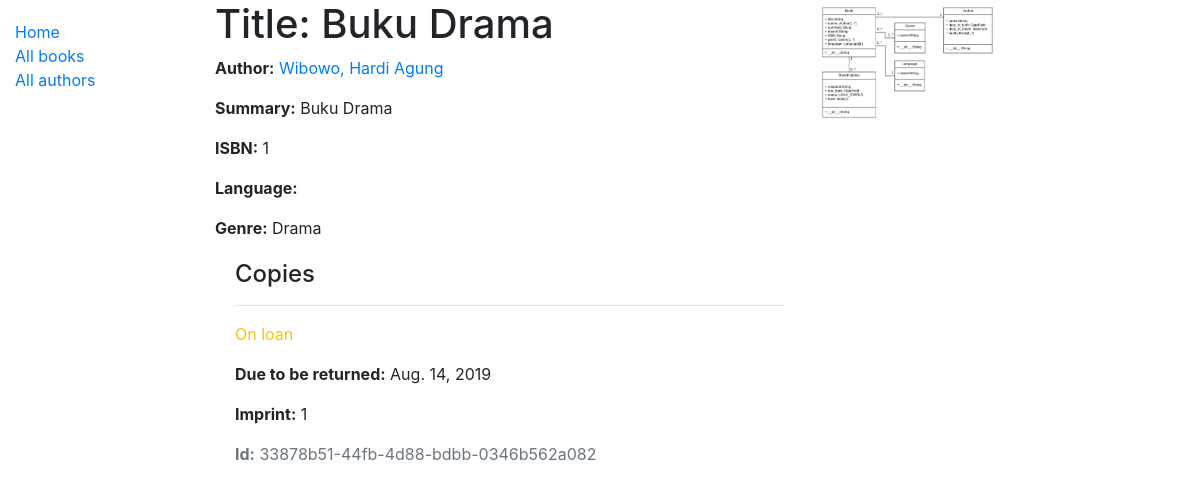
The app's page /katalog/book/1 with its own data.
### katalog/models.py (models this page shows, shortened)
class Book(models.Model):
	title = models.CharField(max_length=200)
	author = models.ForeignKey('Author', on_delete=models.SET_NULL, null=True)
	summary = models.TextField(max_length=1000, help_text='Enter a brief description of the book')
	isbn = models.CharField('ISBN', max_length=13, help_text='13 Character <a href="https://www.isbn-international.org/content/what-isbn">ISBN number</a>')
	genre = models.ManyToManyField(Genre, help_text='Select a genre for this book')
	def display_genre(self):
		"""Create a string for the Genre. This is required to display genre in Admin."""
		return ', '.join(genre.name for genre in self.genre.all()[:3])
	display_genre.short_description = 'Genre'

class Author(models.Model):
	first_name = models.CharField(max_length=100)
	last_name = models.CharField(max_length=100)
	date_of_birth = models.DateField(null=True, blank=True)
	date_of_death = models.DateField('Died', null=True, blank=True)
	class Meta:
		ordering = ['last_name', 'first_name']
	def get_absolute_url(self):
		return reverse('author-detail', args=[str(self.id)])
	def __str__(self):
		return f'{self.last_name}, {self.first_name}'

class Genre(models.Model):
	name = models.CharField(max_length=200, help_text='Enter a book genre (e.g. Science Fiction)')
	def __str__(self):
		return self.name

class BookInstance(models.Model):
	id = models.UUIDField(primary_key=True, default=uuid.uuid4, help_text='Unique ID for this particular book across whole library')
	book = models.ForeignKey('Book', on_delete=models.SET_NULL, null=True)
	imprint = models.CharField(max_length=200)
	due_back = models.DateField(null=True, blank=True)
	LOAN_STATUS = (
		('m', 'Maintenance'),
		('o', 'On loan'),
		('a', 'Available'),
		('r', 'Reserved'),
	)
	status = models.CharField(
		max_length=1,
		choices=LOAN_STATUS,
		blank=True,
		default='m',
		help_text='Book availability',
	)

### katalog/views.py (the view, shortened to what this page needs)
# urls.py: path('book/<int:pk>', views.BookDetailView.as_view(), name='book-detail'),
class BookDetailView(generic.DetailView):
    model = Book

### templates/katalog/book_detail.html
{% extends "base_generic.html" %}
{% block content %}
  <h1>Title: {{ book.title }}</h1>
  <p><strong>Author:</strong> <a href="{{ book.author.get_absolute_url }}">{{ book.author }}</a></p>
  <p><strong>Summary:</strong> {{ book.summary }}</p>
  <p><strong>ISBN:</strong> {{ book.isbn }}</p>
  <p><strong>Language:</strong> {{ book.language }}</p>
  <p><strong>Genre:</strong> {% for genre in book.genre.all %} {{ genre }}{% if not forloop.last %}, {% endif %}{% endfor %}</p>
  <div style="margin-left:20px;margin-top:20px">
    <h4>Copies</h4>
    {% for copy in book.bookinstance_set.all %}
      <hr>
      <p class="{% if copy.status == 'a' %}text-success{% elif copy.status == 'm' %}text-danger{% else %}text-warning{% endif %}">{{ copy.get_status_display }}</p>
      {% if copy.status != 'a' %}
        <p><strong>Due to be returned:</strong> {{copy.due_back}}</p>
      {% endif %}
      <p><strong>Imprint:</strong> {{copy.imprint}}</p>
      <p class="text-muted"><strong>Id:</strong> {{copy.id}}</p>
    {% endfor %}
  </div>
{% endblock %}

### records on screen
Book: title "Buku Drama", author "Wibowo, Hardi Agung", summary "Buku Drama", isbn "1"
Genre: name "Drama"
BookInstance: status "On loan", due_back "Aug. 14, 2019", imprint "1", id "33878b51-44fb-4d88-bdbb-0346b562a082"
